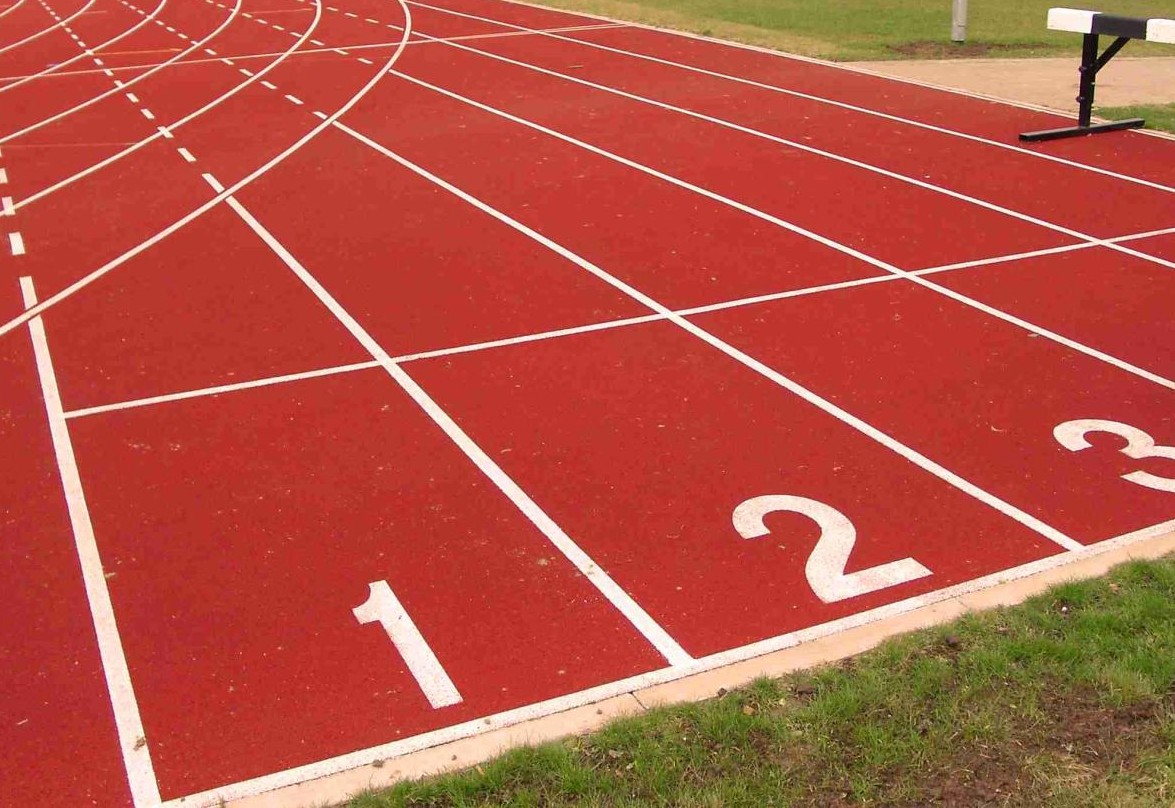
//> input picture main.jpg, 1175 x 808 px
$ ./homography   (built with g++ and OpenCV 4)
//> lines starting //> are read from the running program, lines starting //| are printed output that depends on the picture; after the words box and inside, x2 and y2 are one past the last pixel; in counts of white or black regions, pixels touching at a corner belong together; pictures that were not available may be replaced by others from this repository, and a replacement may not be noted
#include <iostream>
#include <opencv2/core.hpp>
#include <opencv2/opencv.hpp>

cv::Mat background;                     // background image
cv::Mat foreground;                     // foreground image
std::vector<cv::Point2f> backgroundRoi; // background region (4 corners)
std::vector<cv::Point2f> foregroundRoi; // projection region (4 corners)

void overlay(cv::Mat& src, cv::Mat& dst)
{
    cv::Mat gray, grayCopy, grayInv, grayInvCopy;
    cv::cvtColor(dst, gray, cv::COLOR_BGR2GRAY);
    cv::threshold(gray, gray, 0, 255, cv::THRESH_BINARY);
    cv::bitwise_not(gray, grayInv);

    dst.copyTo(grayCopy, gray);
    src.copyTo(grayInvCopy, grayInv);

    cv::Mat homography = grayInvCopy + grayCopy;
    cv::imshow("homography", homography);
    cv::waitKey(0);
}

void showXY(const int& corners, const int& x, const int& y)
{
    switch (corners) {
        case 1:
            std::cout << "    top left corner: ";
            break;
        case 2:
            std::cout << " bottom left corner: ";
            break;
        case 3:
            std::cout << "bottom right corner: ";
            break;
        case 4:
            std::cout << "   top right corner: ";
            break;
        default:
            break;
    }
    std::cout << x << ", " << y << std::endl;
}

void callback(int e, int x, int y, int d, void* ptr)
{
    cv::Mat warpedForeground;

    if (e == cv::EVENT_LBUTTONDOWN) {
        if (foregroundRoi.size() <= 4) {
            foregroundRoi.emplace_back(float(x), float(y));
            showXY((int)foregroundRoi.size(), x, y);
        }
        if (foregroundRoi.size() == 4) {
            std::cout << "-- computing homography " << std::endl;
            cv::Mat homography = cv::findHomography(backgroundRoi, foregroundRoi, 0);
            cv::warpPerspective(foreground, warpedForeground, homography, background.size());

            foregroundRoi.clear();
            overlay(background, warpedForeground);
            //cv::setMouseCallback("homography", nullptr, nullptr);
            cv::setMouseCallback("homography", callback, nullptr);
        }
    }
}

int main()
{
    background = imread("./main.jpg", cv::IMREAD_COLOR);
//> background is the input picture: 808 rows x 1175 cols, CV_8UC3; mean B, G, R 67.4, 83.6, 182.7
    foreground = imread("./logo.jpg", cv::IMREAD_COLOR);

    // initialize correspondence between background and foreground images
    backgroundRoi.emplace_back(float(0), float(0));
    backgroundRoi.emplace_back(float(0), float(foreground.rows));
//> backgroundRoi = 2 Points (x, y): [0, 0], [0, 808]
    backgroundRoi.emplace_back(float(foreground.cols), float(foreground.rows));
    backgroundRoi.emplace_back(float(foreground.cols), float(0));

    cv::namedWindow("homography", cv::WINDOW_AUTOSIZE); // Create a window for display.
    cv::imshow("homography", background);

    std::cout << "-- click on four points to overlay computed homography" << std::endl;
    std::cout << "-- n.b., start from the top-left corner and proceed anti-clockwise " << std::endl;
    cv::setMouseCallback("homography", callback, nullptr);

    while (true) {
        int key = cv::waitKey(10);
//> the left mouse button is pressed and released at (293, 202)
//> the left mouse button is pressed and released at (881, 202)
//> the left mouse button is pressed and released at (881, 606)
//> the left mouse button is pressed and released at (293, 606)
//> in callback (call 7), `cv::warpPerspective(foreground, warpedForeground, homography, backgrou..`:
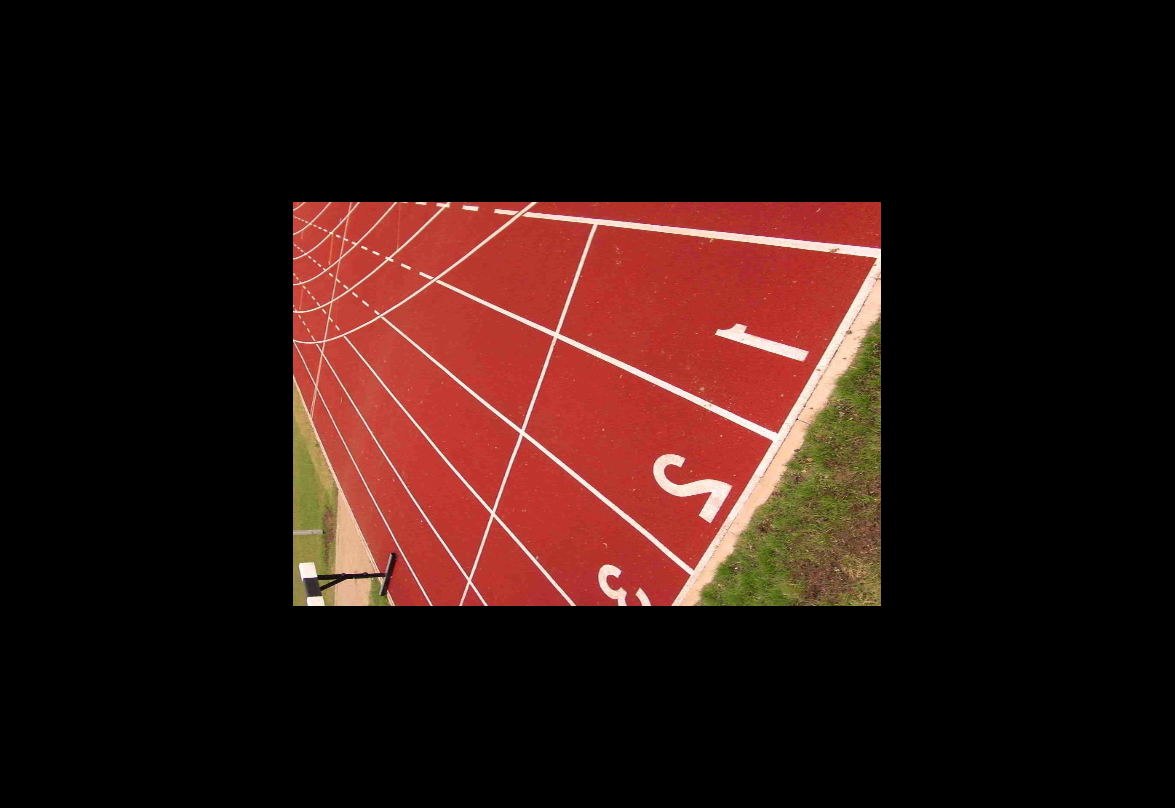
//> warpedForeground: 808 rows x 1175 cols, CV_8UC3; mean B, G, R 16.9, 20.9, 45.7
//> in overlay, `cv::threshold(gray, gray, 0, 255, cv::THRESH_BINARY);`:
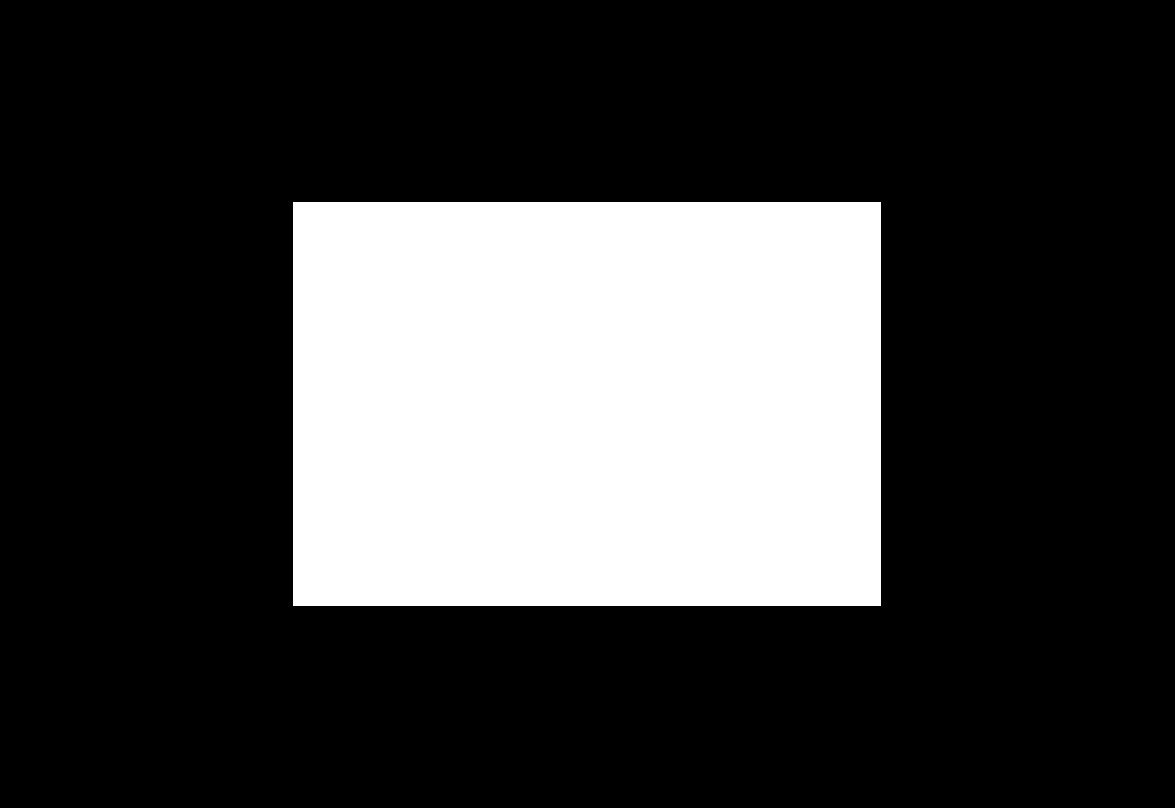
//> gray: 808 rows x 1175 cols, CV_8UC1; 25% white; 1 white region, box (x1, y1, x2, y2) and area: (293, 202, 881, 606) 237552
//> in overlay, `src.copyTo(grayInvCopy, grayInv);`:
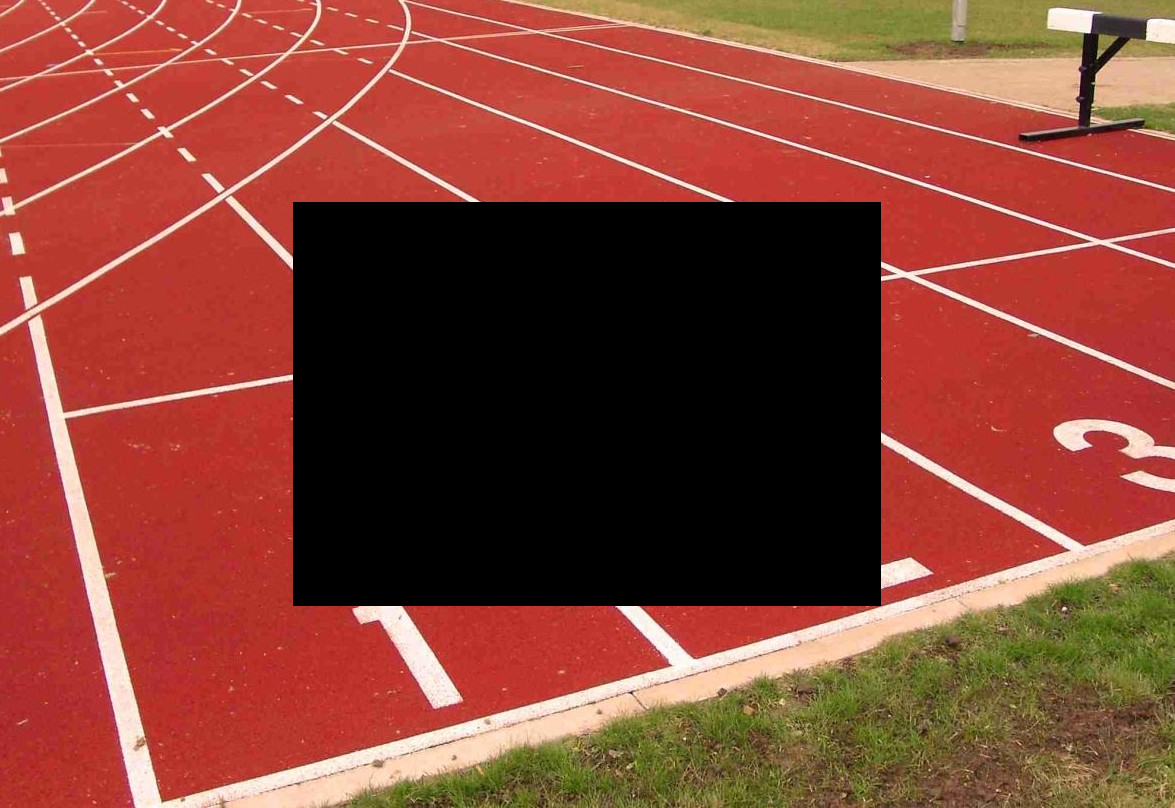
//> grayInvCopy: 808 rows x 1175 cols, CV_8UC3; mean B, G, R 52.1, 66.2, 134.7
//> in overlay, `cv::Mat homography = grayInvCopy + grayCopy;`:
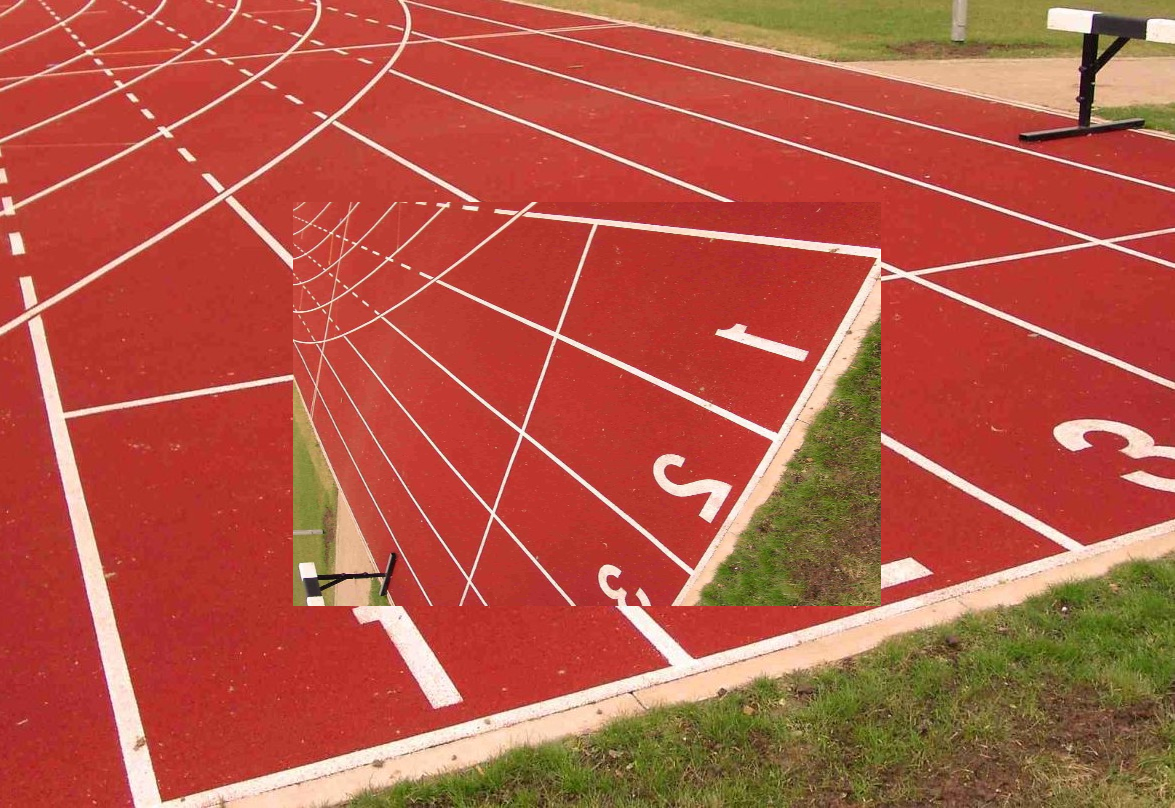
//> homography: 808 rows x 1175 cols, CV_8UC3; mean B, G, R 68.9, 87.1, 180.4
//> the Esc key is pressed
        if (key == 27)
            break;
    }

    return 0;
}
